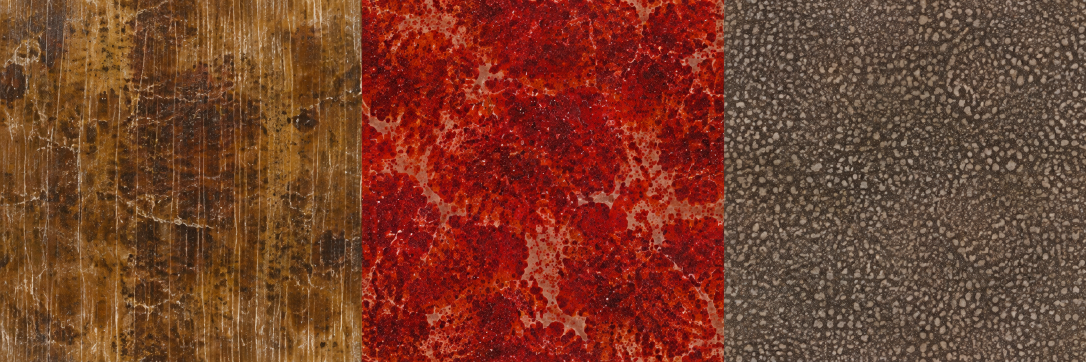
#> input picture scripts/rotatable-aquascape/loading-source/grazer-material-atlas.webp, 2172 x 724 px, given in place of reef.png, which was not available (shown at 1/2 size)
$ python optimize_hidden_reef_images.py
#> lines starting #> are read from the running program, lines starting #| are printed output that depends on the picture; pictures that were not available may be replaced by others from this repository, and a replacement may not be noted
"""Lossless delivery assets for Hidden Reef; original artwork stays editable.
Requires Pillow. Every header crop is verified byte-for-byte against source pixels.
"""
from pathlib import Path
from PIL import Image
import hashlib,io,json,re
ROOT=Path(__file__).resolve().parents[1]
site=ROOT/'prototypes/hidden-reef'; header=site/'assets/animated-header'; out=site/'assets/optimized';out.mkdir(exist_ok=True)
manifest={}
def save(key,source,box=None):
#> called with key = 'reef', source = 'reef.png'
 im=Image.open(header/source).convert('RGBA'); im=im.crop(box) if box else im
 buffer=io.BytesIO();im.save(buffer,'WEBP',lossless=True,method=6,exact=True);data=buffer.getvalue()
 assert Image.open(io.BytesIO(data)).convert('RGBA').tobytes()==im.tobytes()
 name=f'header-{key}-{hashlib.sha256(data).hexdigest()[:12]}.webp';(out/name).write_bytes(data)
#> after `name = f'header-{key}-{hashlib.sha256(data).hexdigest()[:12]}.webp'`: name = 'header-reef-ee86133082de.webp'
 manifest[key]={'url':'../optimized/'+name,'bytes':len(data),'size':im.size,'box':box}
for key in ['reef','fish']:save(key,key+'.png')
#> pass 2 of the loop `for key in ['reef','fish']:save(key,key+'.png')`:
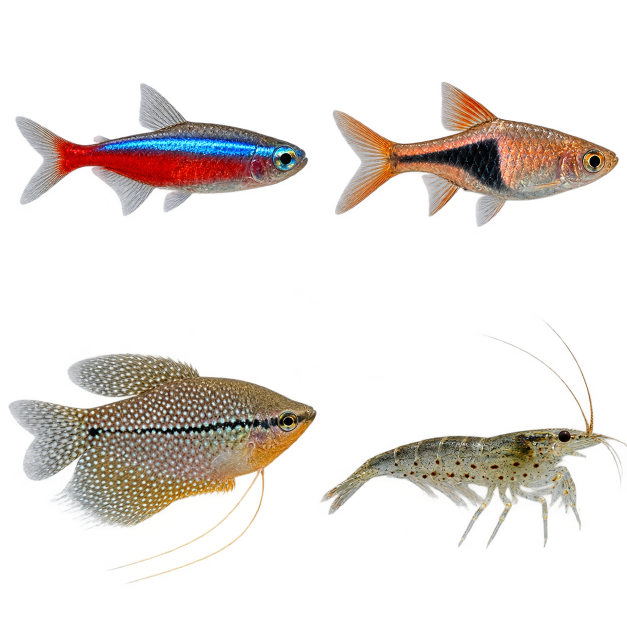
#> input picture scripts/rotatable-aquascape/loading-source/living-species.webp, 1254 x 1254 px, given in place of fish.png, which was not available (shown at 1/2 size)
#> in save, im is the input picture: PIL image 1254x1254 RGBA; mean R, G, B, A 42.7, 35.8, 29.4, 50.8
#> name = 'header-fish-e7d528f8122a.webp'
for key,source,box in [('crest','reference.png',(1011,41,1159,162)),('the','reference.png',(666,147,1504,235)),('title','lettering-clean.png',(456,220,1724,439)),('tagline','reference.png',(466,439,1714,497))]:save(key,source,box)
#> call 3 of save, with key = 'crest', source = 'reference.png', box = (1011, 41, 1159, 162)
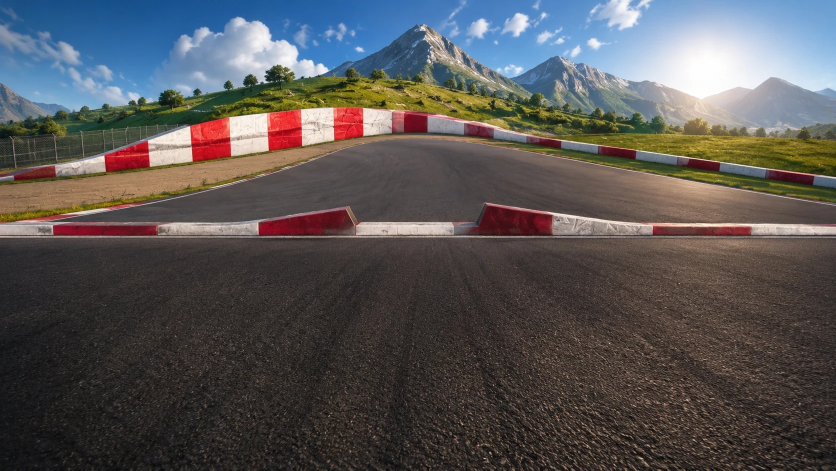
#> input picture games/2026-07-17/stunt-car-racer/REFERENCE.jpg, 1672 x 941 px, given in place of reference.png, which was not available (shown at 1/2 size)
#> in save (call 3), `im = im.crop(box) if box else im`:
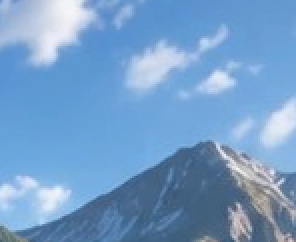
#> im: PIL image 148x121 RGBA (shown 2 times larger); mean R, G, B, A 116.9, 158.2, 201.1, 255
#> in save (call 3), `name = f'header-{key}-{hashlib.sha256(data).hexdigest()[:12]}.webp'`: name = 'header-crest-66c478726796.webp'
#> pass 2 of the loop `for key,source,box in [('crest','reference.png',(1011,41,1159,162)),('..`:
#> in save (call 4), `im = im.crop(box) if box else im`:
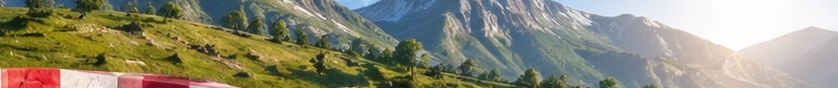
#> im: PIL image 838x88 RGBA; mean R, G, B, A 142.4, 140.2, 119.6, 255
#> name = 'header-the-e8370dc1a441.webp'
#> (the run stopped early here; a loop or call above may not have finished)
